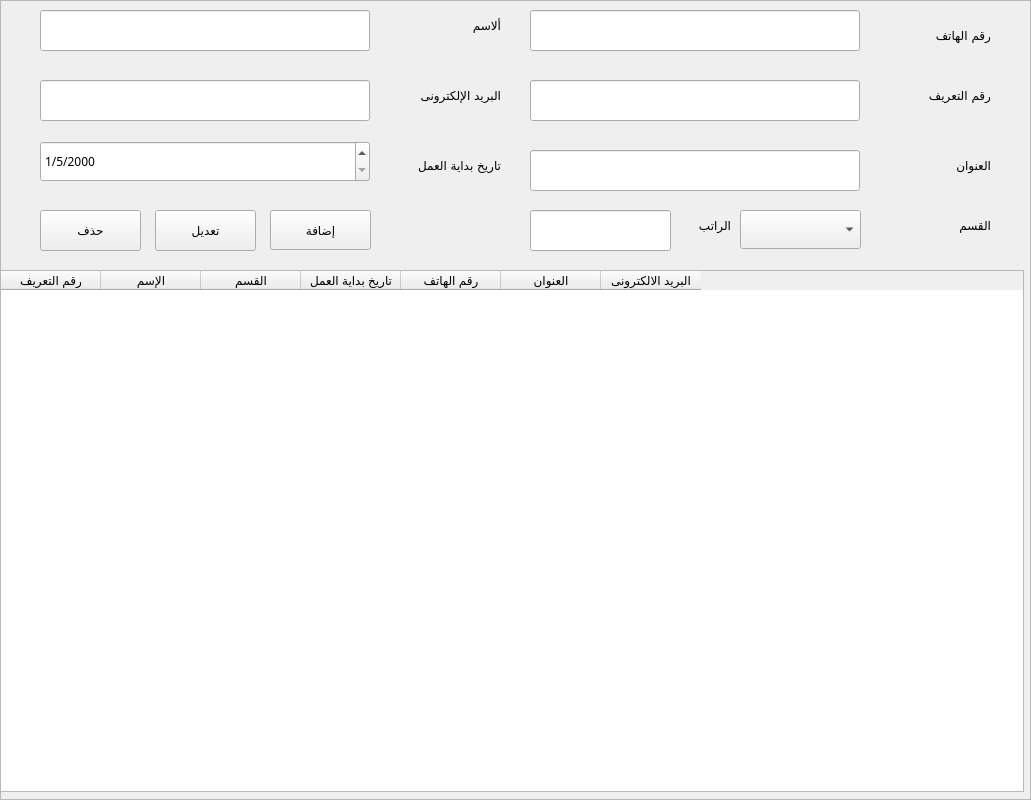
  <widget class="QFrame" name="Frame_Employees">
   <property name="geometry">
    <rect>
     <x>0</x>
     <y>0</y>
     <width>1031</width>
     <height>800</height>
    </rect>
   </property>
   <property name="frameShape">
    <enum>QFrame::StyledPanel</enum>
   </property>
   <property name="frameShadow">
    <enum>QFrame::Raised</enum>
   </property>
   <widget class="QFrame" name="Frame_Employees_Reports">
    <property name="geometry">
     <rect>
      <x>0</x>
      <y>0</y>
      <width>0</width>
      <height>800</height>
     </rect>
    </property>
    <property name="frameShape">
     <enum>QFrame::StyledPanel</enum>
    </property>
    <property name="frameShadow">
     <enum>QFrame::Raised</enum>
    </property>
    <widget class="QLabel" name="label_136">
     <property name="geometry">
      <rect>
       <x>680</x>
       <y>70</y>
       <width>71</width>
       <height>31</height>
      </rect>
     </property>
     <property name="font">
      <font>
       <family>simplified arabic</family>
      </font>
     </property>
     <property name="text">
      <string>إلى</string>
     </property>
    </widget>
    <widget class="QComboBox" name="comboBox_53">
     <property name="geometry">
      <rect>
       <x>260</x>
       <y>10</y>
       <width>121</width>
       <height>39</height>
      </rect>
     </property>
    </widget>
    <widget class="QDateEdit" name="dateEdit_4">
     <property name="geometry">
      <rect>
       <x>500</x>
       <y>60</y>
       <width>151</width>
       <height>41</height>
      </rect>
     </property>
     <property name="font">
      <font>
       <family>simplified arabic</family>
       <pointsize>12</pointsize>
       <weight>75</weight>
       <bold>true</bold>
      </font>
     </property>
     <property name="displayFormat">
      <string>M/d/yyyy</string>
     </property>
    </widget>
    <widget class="QPushButton" name="btn_search_24">
     <property name="geometry">
      <rect>
       <x>140</x>
       <y>10</y>
       <width>101</width>
       <height>40</height>
      </rect>
     </property>
     <property name="font">
      <font>
       <family>simplified arabic</family>
       <pointsize>12</pointsize>
      </font>
     </property>
     <property name="cursor">
      <cursorShape>PointingHandCursor</cursorShape>
     </property>
     <property name="text">
      <string>بحث</string>
     </property>
    </widget>
    <widget class="QPushButton" name="btn_search_23">
     <property name="geometry">
      <rect>
       <x>20</x>
       <y>10</y>
       <width>101</width>
       <height>40</height>
      </rect>
     </property>
     <property name="font">
      <font>
       <family>simplified arabic</family>
       <pointsize>12</pointsize>
      </font>
     </property>
     <property name="cursor">
      <cursorShape>PointingHandCursor</cursorShape>
     </property>
     <property name="text">
      <string>طباعه</string>
     </property>
    </widget>
    <widget class="QLabel" name="label_132">
     <property name="geometry">
      <rect>
       <x>944</x>
       <y>20</y>
       <width>71</width>
       <height>31</height>
      </rect>
     </property>
     <property name="font">
      <font>
       <family>simplified arabic</family>
      </font>
     </property>
     <property name="text">
      <string>الموظف</string>
     </property>
    </widget>
    <widget class="QDateEdit" name="dateEdit_5">
     <property name="geometry">
      <rect>
       <x>770</x>
       <y>60</y>
       <width>151</width>
       <height>41</height>
      </rect>
     </property>
     <property name="font">
      <font>
       <family>simplified arabic</family>
       <pointsize>12</pointsize>
       <weight>75</weight>
       <bold>true</bold>
      </font>
     </property>
     <property name="displayFormat">
      <string>M/d/yyyy</string>
     </property>
    </widget>
    <widget class="QComboBox" name="comboBox_64">
     <property name="geometry">
      <rect>
       <x>770</x>
       <y>10</y>
       <width>150</width>
       <height>39</height>
      </rect>
     </property>
    </widget>
    <widget class="QTableWidget" name="tableWidget_29">
     <property name="geometry">
      <rect>
       <x>10</x>
       <y>108</y>
       <width>1021</width>
       <height>691</height>
      </rect>
     </property>
     <column>
      <property name="text">
       <string>الرقم التعريفى</string>
      </property>
     </column>
     <column>
      <property name="text">
       <string>نوع الحدث</string>
      </property>
     </column>
     <column>
      <property name="text">
       <string>مكان الحدث</string>
      </property>
     </column>
     <column>
      <property name="text">
       <string>التاريخ</string>
      </property>
     </column>
     <column>
      <property name="text">
       <string>الوقت</string>
      </property>
     </column>
     <column>
      <property name="text">
       <string>التفاصيل</string>
      </property>
     </column>
    </widget>
    <widget class="QComboBox" name="comboBox_52">
     <property name="geometry">
      <rect>
       <x>500</x>
       <y>10</y>
       <width>151</width>
       <height>39</height>
      </rect>
     </property>
    </widget>
    <widget class="QLabel" name="label_135">
     <property name="geometry">
      <rect>
       <x>940</x>
       <y>70</y>
       <width>71</width>
       <height>31</height>
      </rect>
     </property>
     <property name="font">
      <font>
       <family>simplified arabic</family>
      </font>
     </property>
     <property name="text">
      <string>الفتره من</string>
     </property>
    </widget>
    <widget class="QLabel" name="label_134">
     <property name="geometry">
      <rect>
       <x>660</x>
       <y>20</y>
       <width>91</width>
       <height>31</height>
      </rect>
     </property>
     <property name="font">
      <font>
       <family>simplified arabic</family>
      </font>
     </property>
     <property name="text">
      <string>مكان الحدث</string>
     </property>
    </widget>
    <widget class="QLabel" name="label_133">
     <property name="geometry">
      <rect>
       <x>390</x>
       <y>20</y>
       <width>91</width>
       <height>31</height>
      </rect>
     </property>
     <property name="font">
      <font>
       <family>simplified arabic</family>
      </font>
     </property>
     <property name="text">
      <string>  نوع الحدث</string>
     </property>
    </widget>
   </widget>
   <widget class="QFrame" name="Frame_Employees_Info">
    <property name="geometry">
     <rect>
      <x>0</x>
      <y>0</y>
      <width>1031</width>
      <height>800</height>
     </rect>
    </property>
    <property name="frameShape">
     <enum>QFrame::StyledPanel</enum>
    </property>
    <property name="frameShadow">
     <enum>QFrame::Raised</enum>
    </property>
    <widget class="QLabel" name="label_16">
     <property name="geometry">
      <rect>
       <x>380</x>
       <y>80</y>
       <width>121</width>
       <height>31</height>
      </rect>
     </property>
     <property name="font">
      <font>
       <family>simplified arabic</family>
      </font>
     </property>
     <property name="text">
      <string>البريد الإلكترونى</string>
     </property>
    </widget>
    <widget class="QLineEdit" name="lineEdit_17">
     <property name="geometry">
      <rect>
       <x>40</x>
       <y>10</y>
       <width>330</width>
       <height>41</height>
      </rect>
     </property>
     <property name="font">
      <font>
       <family>simplified arabic</family>
      </font>
     </property>
    </widget>
    <widget class="QPushButton" name="btn_remove_employee">
     <property name="geometry">
      <rect>
       <x>40</x>
       <y>210</y>
       <width>101</width>
       <height>41</height>
      </rect>
     </property>
     <property name="font">
      <font>
       <family>simplified arabic</family>
      </font>
     </property>
     <property name="cursor">
      <cursorShape>PointingHandCursor</cursorShape>
     </property>
     <property name="text">
      <string>حذف</string>
     </property>
    </widget>
    <widget class="QLabel" name="label_18">
     <property name="geometry">
      <rect>
       <x>380</x>
       <y>150</y>
       <width>121</width>
       <height>31</height>
      </rect>
     </property>
     <property name="font">
      <font>
       <family>simplified arabic</family>
      </font>
     </property>
     <property name="text">
      <string>تاريخ بداية العمل </string>
     </property>
    </widget>
    <widget class="QTableWidget" name="tableWidget_4">
     <property name="geometry">
      <rect>
       <x>0</x>
       <y>270</y>
       <width>1024</width>
       <height>522</height>
      </rect>
     </property>
     <column>
      <property name="text">
       <string>رقم التعريف</string>
      </property>
     </column>
     <column>
      <property name="text">
       <string>الإسم</string>
      </property>
     </column>
     <column>
      <property name="text">
       <string>القسم</string>
      </property>
     </column>
     <column>
      <property name="text">
       <string>تاريخ بداية العمل</string>
      </property>
     </column>
     <column>
      <property name="text">
       <string>رقم الهاتف</string>
      </property>
     </column>
     <column>
      <property name="text">
       <string>العنوان</string>
      </property>
     </column>
     <column>
      <property name="text">
       <string>البريد الالكترونى</string>
      </property>
     </column>
    </widget>
    <widget class="QLabel" name="label_17">
     <property name="geometry">
      <rect>
       <x>870</x>
       <y>150</y>
       <width>121</width>
       <height>31</height>
      </rect>
     </property>
     <property name="font">
      <font>
       <family>simplified arabic</family>
      </font>
     </property>
     <property name="text">
      <string>العنوان</string>
     </property>
    </widget>
    <widget class="QLabel" name="label_13">
     <property name="geometry">
      <rect>
       <x>870</x>
       <y>20</y>
       <width>121</width>
       <height>31</height>
      </rect>
     </property>
     <property name="font">
      <font>
       <family>simplified arabic</family>
      </font>
     </property>
     <property name="text">
      <string>رقم الهاتف</string>
     </property>
    </widget>
    <widget class="QLabel" name="label_19">
     <property name="geometry">
      <rect>
       <x>870</x>
       <y>210</y>
       <width>121</width>
       <height>31</height>
      </rect>
     </property>
     <property name="font">
      <font>
       <family>simplified arabic</family>
      </font>
     </property>
     <property name="text">
      <string>القسم</string>
     </property>
    </widget>
    <widget class="QPushButton" name="btn_edit_employee">
     <property name="geometry">
      <rect>
       <x>155</x>
       <y>210</y>
       <width>101</width>
       <height>41</height>
      </rect>
     </property>
     <property name="font">
      <font>
       <family>simplified arabic</family>
      </font>
     </property>
     <property name="cursor">
      <cursorShape>PointingHandCursor</cursorShape>
     </property>
     <property name="text">
      <string>تعديل</string>
     </property>
    </widget>
    <widget class="QDateEdit" name="dateEdit">
     <property name="geometry">
      <rect>
       <x>40</x>
       <y>141</y>
       <width>330</width>
       <height>41</height>
      </rect>
     </property>
     <property name="font">
      <font>
       <family>simplified arabic</family>
      </font>
     </property>
     <property name="displayFormat">
      <string>M/d/yyyy</string>
     </property>
     <property name="date">
      <date>
       <year>2000</year>
       <month>1</month>
       <day>5</day>
      </date>
     </property>
    </widget>
    <widget class="QLineEdit" name="lineEdit_19">
     <property name="geometry">
      <rect>
       <x>530</x>
       <y>80</y>
       <width>330</width>
       <height>41</height>
      </rect>
     </property>
     <property name="font">
      <font>
       <family>simplified arabic</family>
      </font>
     </property>
    </widget>
    <widget class="QLineEdit" name="lineEdit_22">
     <property name="geometry">
      <rect>
       <x>530</x>
       <y>210</y>
       <width>141</width>
       <height>41</height>
      </rect>
     </property>
     <property name="font">
      <font>
       <family>simplified arabic</family>
      </font>
     </property>
    </widget>
    <widget class="QLineEdit" name="lineEdit_16">
     <property name="geometry">
      <rect>
       <x>530</x>
       <y>10</y>
       <width>330</width>
       <height>41</height>
      </rect>
     </property>
     <property name="font">
      <font>
       <family>simplified arabic</family>
      </font>
     </property>
    </widget>
    <widget class="QLabel" name="label_274">
     <property name="geometry">
      <rect>
       <x>680</x>
       <y>210</y>
       <width>51</width>
       <height>31</height>
      </rect>
     </property>
     <property name="font">
      <font>
       <family>simplified arabic</family>
      </font>
     </property>
     <property name="text">
      <string>الراتب</string>
     </property>
    </widget>
    <widget class="QComboBox" name="comboBox_58">
     <property name="geometry">
      <rect>
       <x>740</x>
       <y>210</y>
       <width>121</width>
       <height>39</height>
      </rect>
     </property>
    </widget>
    <widget class="QLineEdit" name="lineEdit_21">
     <property name="geometry">
      <rect>
       <x>530</x>
       <y>150</y>
       <width>330</width>
       <height>41</height>
      </rect>
     </property>
     <property name="font">
      <font>
       <family>simplified arabic</family>
      </font>
     </property>
    </widget>
    <widget class="QLabel" name="label_14">
     <property name="geometry">
      <rect>
       <x>870</x>
       <y>80</y>
       <width>121</width>
       <height>31</height>
      </rect>
     </property>
     <property name="font">
      <font>
       <family>simplified arabic</family>
      </font>
     </property>
     <property name="text">
      <string>رقم التعريف</string>
     </property>
    </widget>
    <widget class="QLabel" name="label_15">
     <property name="geometry">
      <rect>
       <x>380</x>
       <y>10</y>
       <width>121</width>
       <height>31</height>
      </rect>
     </property>
     <property name="font">
      <font>
       <family>simplified arabic</family>
      </font>
     </property>
     <property name="text">
      <string>ألاسم</string>
     </property>
    </widget>
    <widget class="QPushButton" name="btn_add_employee">
     <property name="geometry">
      <rect>
       <x>270</x>
       <y>210</y>
       <width>101</width>
       <height>40</height>
      </rect>
     </property>
     <property name="font">
      <font>
       <family>simplified arabic</family>
      </font>
     </property>
     <property name="cursor">
      <cursorShape>PointingHandCursor</cursorShape>
     </property>
     <property name="text">
      <string>إضافة</string>
     </property>
    </widget>
    <widget class="QLineEdit" name="lineEdit_18">
     <property name="geometry">
      <rect>
       <x>40</x>
       <y>80</y>
       <width>330</width>
       <height>41</height>
      </rect>
     </property>
     <property name="font">
      <font>
       <family>simplified arabic</family>
      </font>
     </property>
    </widget>
   </widget>
  </widget>
